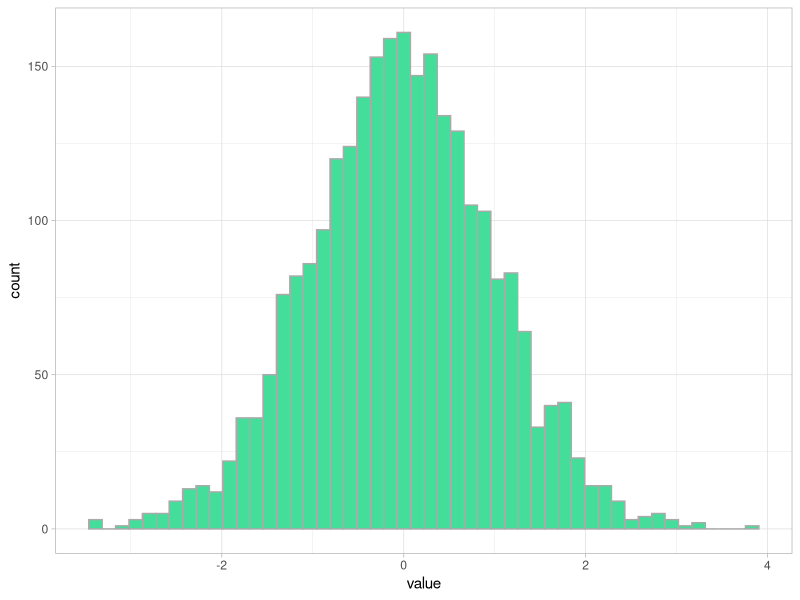
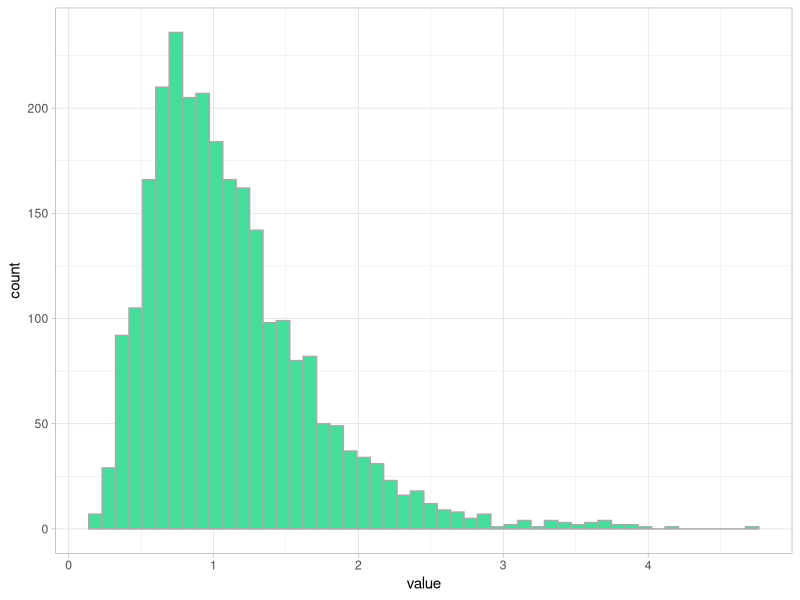

These charts were generated, in order, by the following R code:
## ---- chunk 1
knitr::opts_chunk$set(echo = TRUE,fig.width =6,fig.align="center", fig.height = 3)
library(knitr)
library(xtable)
library(ggplot2)
library(dplyr)
## ---- chunk 2
xx <- data.frame(value=rnorm(2600))
plot1 <- ggplot(xx)+
        geom_histogram(aes(x = value),bins = 50, color="#aaaaaa", fill="#44DD99" )+
        theme_light()
plot1
## ---- chunk 3
xx <- data.frame(value=rlnorm(2600,sdlog = 0.5))
plot1 <- ggplot(xx)+
        geom_histogram(aes(x = value),bins = 50, color="#aaaaaa", fill="#44DD99" )+
        theme_light()
plot1
